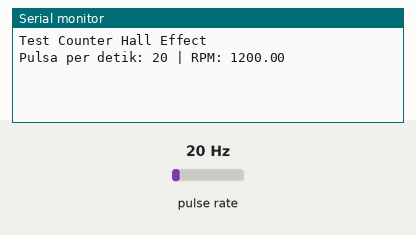
Recording of a sketch running on a simulated ESP8266 (NodeMCU). On the bench: the last lines printed to the serial monitor. Wiring (inferred from the names in the program): pulse sensor: data D2. The test bench sets the inputs (shaded band); at power-on: pulse rate 20 Hz.

Above: at 1.2 s.
1.3 s: pulse rate (sensor on D2) set to 4 Hz
At 2.4 s:
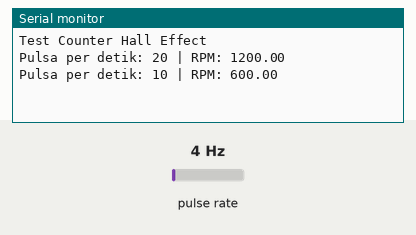
2.8 s: pulse rate (sensor on D2) set to 50 Hz
At 3.8 s:
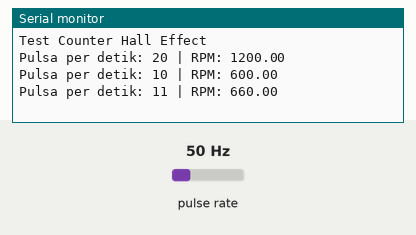
Timing chart, 0 to 5.8 s (numbered marks = the images above; inputs shaded):
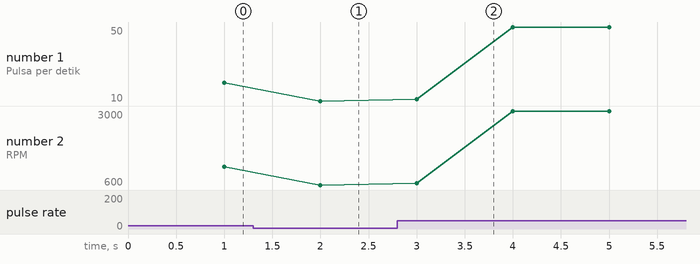

Measured:
- after the input at 1.3 s, the serial monitor: prints a new line after 0.70 s (image 1)
- after the input at 2.8 s, the serial monitor: prints a new line after 0.20 s (image 2)
- plotted number 1: 20 → 10 after the input at 1.3 s, 10 → 50 after the input at 2.8 s
- plotted number 2: 1200 → 600 after the input at 1.3 s, 600 → 3000 after the input at 2.8 s

The sketch:

TA.ino
```cpp
#define SENSOR_PIN D2

volatile unsigned long counter = 0;
unsigned long lastTime = 0;
float rpm = 0;

void IRAM_ATTR countPulse() {
  counter++;   // tambah 1 setiap magnet lewat
}

void setup() {
  Serial.begin(115200);
  pinMode(SENSOR_PIN, INPUT_PULLUP);

  attachInterrupt(digitalPinToInterrupt(SENSOR_PIN), countPulse, FALLING);

  Serial.println("Test Counter Hall Effect");
}

void loop() {

  if (millis() - lastTime >= 1000) {   // hitung tiap 1 detik

    noInterrupts();
    unsigned long pulse = counter;
    counter = 0;
    interrupts();

    rpm = pulse * 60.0;   // asumsi 1 magnet = 1 putaran

    Serial.print("Pulsa per detik: ");
    Serial.print(pulse);
    Serial.print(" | RPM: ");
    Serial.println(rpm);

    lastTime = millis();
  }
}
```
